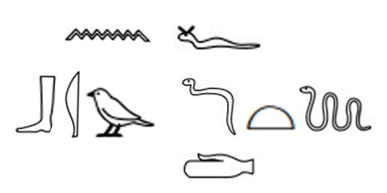
#> input picture experiments/bad_evil_snake.png, 387 x 193 px
$ jupyter execute --allow-errors predictionscropped.ipynb
#> lines starting #> are read from the running program, lines starting #| are printed output that depends on the picture; after the words box and inside, x2 and y2 are one past the last pixel; in counts of white or black regions, pixels touching at a corner belong together
### matching_algorithm3.py
from fuzzywuzzy import process
from fuzzywuzzy import fuzz

str_list0={
        "Mouth": ['D021'],"House": ['O001'],"Man and his occupation": ['A001'],"King": ['A040'],"Sun": ['N005'],"Motion": ['D054'],
        "Small bird used for bad,weak, or little things": ['G037'],"Ton,Village": ['O049'],
        "Eating,speaking or Metaphorically (emotions,attitude,thinking)": ['A002'],
        "king of Upper Egypt": ['M023'],"King's adviser, Royal intimate": ['M024'],"Vulture": ['G001'],"Beat, srike, smite": ['A025'],
        "Re or Ra": ['C002'],"Seth": ['C007'],"Truth, righteousness,justice, right doing" : ['C010'],"Heh (section of a phyle)": ['C011'],
        "Daughter, daughter in law, granddaughter": ['Q001'],"Lion, lion shaped image (of king), sphinx": ['E022'],"Master, Lord": ['E023'],
        "Selket": ['L007']
}

str_list1={
        "Army": ['A012 Z003'],"Found defective (of text)": ['G028 D003'],"Reporter,Herald": ['F025 G017'],"Chamberlain": ['W017 G017'],
        "raise": ['A009 A024'],"load": ['A009 D036'],"Build, fashion(men)": ['A035 A024'],"Many, numerous,much": ['I002 G001'],
        "A type of wine": ['G051 W051'],"Among, therein": ['G018 D039'],"Place of truth, tomb, necropolis": ['Q001 H006'],
        "Tomb": ['Q001 O001'],"Lion": ['E023 Z001'],"Selket, Scorpion": ['L007 X001'],"To hinder": ['V007 D036']
}

str_list2={
        "walk": ['O001 D021 D054'],"Silent": ['W011 D021 A002'],"Think": ['V031 G001 A002'],"Women": ['O034 X001 B001'],
        "Women, Wife": ['N042 X001 B001'],"Daughter": ['X001 G039 B001'],"Slave": ['O029A X001 B001'],"Fall out (of hair)": ['G043 D003 N037'],
        "Blind": ['N037 Q003 D004'],"Wakeful": ['N037 Q003 D004'],"Write": ['S029 D066 F046A'],"Priest": ['D060 N035A A001'],
        "God's father": ['T007A X001 I009'],"Lector priest": ['V028 W005 D058'],"Soldier of the town regment": ['S034 O049 N035'],
        "Governor, mayor of the town": ['F004 D036 A003'],"King's seal-bearer": ['L002 X001 S019'],"Ptah": ['Q003 X001 V028'],
        "Sebek or Sobek": ['S029 D058 V031'],"Ra or Re": ['D021 D036 N005'],"Seker or Soker": ['O034 V031 D021'],"work": ['A009 X001 D028'],
        "Bricklayer,Potter": ['A035 A024 A001'],"Multitude, many": ['I002 A001 Z002'],"Official": ['A021 D021 S029'],
        "Herdsman": ['A024 G043 D040'],"Innumerable": ['C011 Z001 Z003'],"The two ladies ( Nekhbet and Wadjet)": ['G016 G007 G007'],
        "Giraffe": ['G018 Z004 F027'],"Authority": ['Q001 D002 D021'],"Affection": ['Q001 F034 Z001'],
        "Two lion gods(Tefnut & Shu), Ruty(god)": ['E023 E023 M017'],"Warehosue, storehouse, Labour establishment, ergastulum": ['E023 O001 D036'],
}

str_list3={
        "Soker (The god)": ['O004 V031 D021 A040'],"Day": ['O004 D021 G001 N005'],"Send": ['O004 G001 D058 D054'],
        "winter season": ['O001 D021 X001 N005'],"Bad,evil": ['D058 T035 G037A N035'],"Qis (Place-name)": ['X007 T035 S029 O049'],
        "Call out": ['T035 S029 N035 A002'],"Recount": ['S029 D046 I010 A002'],"Hungry": ['V028 D021 X007 A002'],
        "Drink": ['VS029 D021 G037A A002'],"Eat": ['E034 N035 G017 A002'],"Hair": ['V007 N035 Z004 D003'],
        "Grey-haired": ['S029 O040 G017 D003'],"Complexion": ['T035 N035 E034 D003'],
        "Look": ['V007 N035 Z004 D003'],"Record royal titulary": ['G043 N035 D046 D066'],"king of Upper and Lower Egypt": ['M023 X001 X001 L002'],
        "Keeper of the royal diadem": ['A048 F035 X001 F004'],"Heket": ['V028 X001 X007 A041'],
        "To injure,to harm, denounce": ['G001 D036 D036 D006'],"A tree": ['G001 D036 D036 M001A'],
        "Well to do person, King of the birds": ['I002 Z002 G039 Z003'],"Statue": ['A021 U033 D033 N035'],
        "Utterance, recitation": ['A025 N023 N035 Z001'],"Cash payment": ['Q001 O004 G001 A009'],"Magazine": ['E023 O001 D036 Z002'],
        "A fish": ['E023 K001 D036 T030'],"Breast, chest, upper body": ['V007 D058 X001 F051']
}

str_list4={
        "Tired": ['G037 D021 D046 A007 G037A'],"Faint": ['D058 N037 D046 A007 G037A'],"Goddess": ['T007A X001 D021 X001 B001'],
        "Mourn": ['M017 G001 V031 D058 D003'],"Serpent": ['V028 G001 I009 G043 I014'],"Snake": ['I010 D046 X001 I009 I014'],
        "Follower of the palace": ['T018 G037A O001 T001 O001'],"Sole companion": ['S029 S034 X001 T021 Z001'],
        "Anubis": ['T035 N035 Q003 G043 E016'],"Build": ['A035 Y001 A024 A001 Z002'],"Constructing (a boat)": ['G001 D036 D036 G043 D040'],
        "Throat": ['I002 Z002 X001 F051B I001'],"Garrulous, Chattering": ['I002 Z002 P008 G043 A002'],
        "Millions, a great number": ['C011 Z001 Z007 Z004 Z003'],"Flame": ['E023 M017 M017 Q007 D021'],
        "Gateway": ['E023 M017 M017 O007 D021'],"Court, Royal Household": ['V007 A021 M017 M017 Z002']
}

str_list5={
        "Skin": ['T035 N035 K001 T034 G017 D003'],"Foreigner": ['G001 D036 D036 F018 A002 A001'],"Courtier": ['A021 X001 V001 W024 N035 V007'],
        "Friend": ['A021 S029 G017 T034 N035 AA001'],"Combat": ['A024 N035 Z004 D021 D002 Z001'],"Widow": ['K005 G001 X001 D021 D003 B001'],
        "To tear asunder": ['G051 AA015 G051 AA015 Z009 D040'],"Capable": ['G051 AA015 Y001 D046 X001 Z001'],
        "Double throne": ['Q001 G043 X001 X001 O001 Z003A'],"Court of law, hall, gateway, waiting place": ['E023 M017 M017 X001 D021 O001']
}

str_list6={
        "Infantry": ['Y005 N035 I009 G001 X001 A012 Z003'],"General-in-chief": ['G017 Z015 D021 A011 Z003 D021 G037A'],
        "Jars, Containers": ['G001 D036 D036 G043 D040 X001 W023'],
}

str_list7={
        "Builder of walls": ['A035 D040 M017 K001 N035 D058 O036 A001'],
        "Ship part": ['A024 Z007 M017 K001 K001 N035 Z007 Z003A'],
}

str_list8={
        "Noisy": ['I002 G001 Z002 AA001 D021 E023 G043 P008 A002'],
        "Courtiers": ['I002 A001 Z002 A021 X001 V001 W024 N035 V007'],
}


def dictionary_matching(top1,choose_dictionary_list):
    str_list="str_list"+str(choose_dictionary_list)
    dictionary_list=globals()[str_list]

    match_ratios = process.extract(top1, dictionary_list, scorer=fuzz.token_sort_ratio)
    print(match_ratios)

    best_match = process.extractOne(top1, dictionary_list, scorer=fuzz.token_sort_ratio)
    print(best_match)

    return best_match[2]

### matching_algorithm_pronunciation.py

##############PRONUNCIATION#######################
def dictionary_matching_pronunciation(top1):
    str_list_pronunce={
        'پر':"O001",'ر':"D021",'بري':"O001 D021 D054","پرت":'O001 D021 X001 N005','جر':"W011 D021 A002",'نيس':"T035 S029 N035 A002",
        'ممي':'G018 Z004 F027', 'بري':"D021 O001 D055",'عنن':"D055",'ون':"E034",'دوع':"N014", 'م':"G017",
    }

    key_list_pronunciation=list(str_list_pronunce.keys())
    val_list_pronunciation=list(str_list_pronunce.values())

    if top1 not in val_list_pronunciation:
        message="لا يوجد صوت"
    else:
        ind_pronunciation=val_list_pronunciation.index(top1)
        message=key_list_pronunciation[ind_pronunciation]


    return message

### predictionscropped.ipynb
[cell 1]
# loaded_model = pickle.load("squeezenetfinetuned.pkl")
import sklearn
import numpy as np
import joblib
import pickle
import torch

#Basma
# classifer = joblib.load("C:/Users/basma/Fourth Year/Graduation_Project/squeezenetfinetuned.pkl")

#Bassem
# classifer = joblib.load("squeezenetuntrained.pkl")

#> (the rest of this cell did not finish here and is left out)

[cell 2]
import cv2
import numpy as np

deleteCounterImage = 0

# Set threshold values for binary image and blob analysis
binary_threshold = 50
blob_min_area = 100

# Load the input image
image = cv2.imread("experiments/bad_evil_snake.png")
#> image is the input picture: shape (193, 387, 3); mean B, G, R 243.4, 243.4, 243.5

# Convert image to grayscale
gray = cv2.cvtColor(image, cv2.COLOR_BGR2GRAY)

# Apply Otsu's thresholding method to get a binary image
_, threshold = cv2.threshold(gray, 0, 255, cv2.THRESH_BINARY + cv2.THRESH_OTSU)
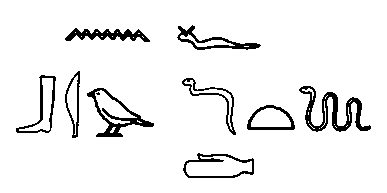
#> threshold: shape (193, 387); 93.6% white; 10 black regions (1 under 20 px), largest, box (x1, y1, x2, y2) and area: (299, 86, 371, 132) 1033, (87, 88, 154, 137) 758, (65, 28, 150, 42) 585

# Invert the binary image
binary = cv2.bitwise_not(threshold)
#> binary: shape (193, 387); 6.4% white; 10 white regions (1 under 20 px)

# Perform blob analysis
contours, hierarchy = cv2.findContours(binary, cv2.RETR_EXTERNAL, cv2.CHAIN_APPROX_SIMPLE)
#> contours = 9 contours; largest, box (x1, y1, x2, y2) and area: (183, 153, 254, 178) 1318, (87, 88, 154, 137) 1269, (299, 86, 371, 132) 934, (247, 105, 295, 130) 877, (16, 75, 56, 133) 872

# Sort contours by x-coordinate and then by y-coordinate
# contours = sorted(contours, key=lambda c: (cv2.boundingRect(c)[0], cv2.boundingRect(c)[1]))
# Sort contours from top to bottom and left to right
contours = sorted(contours, key=lambda c: (cv2.boundingRect(c)[1], cv2.boundingRect(c)[0]))

# Iterate over the sorted contours
for i, contour in enumerate(contours):

    # Check if the area of the contour is large enough to be considered an object
    if cv2.contourArea(contour) > blob_min_area:
        # Get bounding box coordinates
        x, y, w, h = cv2.boundingRect(contour)

        # Crop the image using the bounding box coordinates
        crop_img = image[y:y+h, x:x+w]
        # Save the cropped image to a file
        filename = f"crop_{i}.png"
        cv2.imwrite(filename, crop_img)
#> this loop made 9 passes
#> (x, y, w, h, filename) on passes 1 to 9: (177, 25, 84, 25, 'crop_0.png'), (65, 28, 85, 14, 'crop_1.png'), (65, 71, 15, 67, 'crop_2.png'), (16, 75, 40, 58, 'crop_3.png'), (182, 78, 54, 57, 'crop_4.png'), (299, 86, 72, 46, 'crop_5.png'), (87, 88, 67, 49, 'crop_6.png'), (247, 105, 48, 25, 'crop_7.png'), (183, 153, 71, 25, 'crop_8.png')
#> pass 1, `crop_img = image[y:y+h, x:x+w]`:
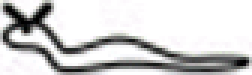
#> crop_img: shape (25, 84, 3) (shown 3 times larger); mean B, G, R 206.2, 206.1, 206.3

[cell 3]
from PIL import Image, ImageFilter
import glob

image_array = []
image_files = glob.glob("*crop*.png")
for i, image_file in enumerate(image_files):

    print("ana: ",i)
    # Load the input image
    image1 = cv2.imread(image_file)

    # Get the original dimensions of the image
    height, width, _ = image1.shape

    # Calculate the aspect ratio of the image
    aspect_ratio = width / height

    # Set the desired output size (height or width)
    output_size = 224

    # Calculate the other dimension based on the aspect ratio
    if width > height:
        new_width = output_size
        new_height = int(new_width / aspect_ratio)
    else:
        new_height = output_size
        new_width = int(new_height * aspect_ratio)

    # Resize the image
    resized_image = cv2.resize(image1, (new_width, new_height))

    # Calculate the coordinates to copy the resized image onto the new image
    x_offset = int((output_size - new_width) / 2)
    y_offset = int((output_size - new_height) / 2)

    # Save the resized image to a file
    cv2.imwrite(f"resize{i}.png", resized_image)

    # Load the resized image from file
    resized_image = cv2.imread(f"resize{i}.png")

    # Convert image to grayscale
    gray = cv2.cvtColor(resized_image, cv2.COLOR_BGR2GRAY)
    # Apply Otsu's thresholding method to get a binary image
    thresh = cv2.threshold(gray, 0, 255, cv2.THRESH_OTSU + cv2.THRESH_BINARY)[1]
    # Invert the binary image
    inv = cv2.bitwise_not(thresh)
    # Save the segmented image to a file
    cv2.imwrite(f"seg_img{i}.png", inv)
    # Load the segmented image from file
    seg_img = cv2.imread(f"seg_img{i}.png")

    # Create a new blank image with the desired output size
    new_image = np.zeros((output_size, output_size, 3), np.uint8)
    new_image[:, :] = (0, 0, 0)  # fill with black pixels

    # Copy the segmented image onto the new image with black pixels
    new_image[y_offset:y_offset+new_height, x_offset:x_offset+new_width] = seg_img

    # Save the new image to a file
    cv2.imwrite(f"final{i}.png", new_image)
    deleteCounterImage = deleteCounterImage+1
    image_array.append(new_image)

[cell 4]
import torchvision.transforms as transforms
from PIL import Image
from PIL import ImageFile
import cv2

results = ""
#Basma
for i in range(deleteCounterImage):
    print(deleteCounterImage)
    input_image = Image.open(f'final{i}.png').convert('RGB')
    # input_image = Image.open('C:/Users/basma/Fourth Year/Graduation_Project/SegmentedDatasetAgain/train/A040/A040_1.png').convert('RGB')
    #Bassem
    # input_image = Image.open('D:/Ahmed Bassem/MIU/Year 4/Graduation Project/Datasets/SegmentedDataset/SegmentedDataset/test/O001/O001_1.png').convert('RGB')

    preprocess = transforms.Compose([
        transforms.Resize(256),
        transforms.CenterCrop(224),
        transforms.ToTensor(),
        transforms.Normalize(mean=[0.485, 0.456, 0.406], std=[0.229, 0.224, 0.225]),
        # transforms.Pad(50),
    ])
    input_tensor = preprocess(input_image)
    # input_tensor = preprocess(Image.fromarray(i))
    input_batch = input_tensor.unsqueeze(0)
    if torch.cuda.is_available():
        input_batch = input_batch.to('cuda')
        model.to('cuda')

    with torch.no_grad():
        output = model(input_batch)

    # Tensor of shape 1000, with confidence scores over Aegyptos' 1072 classes
    print(output[0])
    # The output has unnormalized scores. To get probabilities, you can run a softmax on it.
    probabilities = torch.nn.functional.softmax(output[0], dim=0)

    # Read the categories
    #Basma
    with open("classes_names.txt", "r") as f:

    #Bassem
    # with open("D:/Ahmed Bassem/MIU\Year 4/Graduation Project/classes_names.txt", "r") as f:
        categories = [s.strip() for s in f.readlines()]
    # Show top categories per image
    top5_prob, top5_catid = torch.topk(probabilities, 5)
    for i in range(top5_prob.size(0)):
        print(categories[top5_catid[i]], top5_prob[i].item())

    top1 = categories[top5_catid[0]]
    print(top1)

    class_name = 'T035'
    class_index = categories.index(class_name)
    class_prob = probabilities[class_index] * 100
    print(f"Percentage of confidence for {class_name}: {class_prob:.2f}%")

    # results = results + top1 + " "
    results += " "+ top1
updated_results = results.replace(" ", "", 1)
    # results.append(top1)
print(updated_results)
choose_dictionary_list=deleteCounterImage-1
print(choose_dictionary_list)

[cell 5]
# [5 lines of commented-out code are left out]

[cell 6]
# import matching_algorithm as ma
# print(ma.dictionary_matching(updated_results))

##NEW CODE
import matching_algorithm3 as ma
#> (the rest of this cell did not finish here and is left out)


[cell 7]
import os

# Delete previously created images
cropImageRemovals = glob.glob("*crop*.png")
for i in range(deleteCounterImage):
    removeCrop = cropImageRemovals
    removeSegImg = f"seg_img{i}.png"
    removeFinal = f"final{i}.png"
    removeResize = f"resize{i}.png"
    try:
        os.remove(removeCrop[i])
        os.remove(removeSegImg)
        os.remove(removeFinal)
        os.remove(removeResize)
    except FileNotFoundError:
        pass

[cell 8]
import matching_algorithm_pronunciation as ma
print(ma.dictionary_matching_pronunciation(updated_results))

$ run again, with experiments/day.png copied over experiments/bad_evil_snake.png
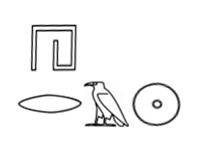
#> input picture experiments/day.png, 201 x 148 px
#> image is the input picture: shape (148, 201, 3); mean B, G, R 243.5, 243.5, 243.5
#> `_, threshold = cv2.threshold(gray, 0, 255, cv2.THRESH_BINARY + cv2.THR..`:
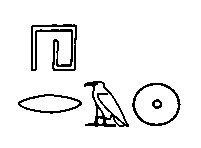
#> threshold: shape (148, 201); 93.4% white; black in thin lines or dots, all inside (x1, y1, x2, y2) = (18, 24, 181, 127)
#> contours = 4 contours; box (x1, y1, x2, y2) and area: (132, 83, 181, 126) 1571, (84, 81, 129, 127) 1029, (31, 24, 77, 71) 874, (18, 94, 82, 114) 835
#> the loop `for i, contour in enumerate(contours):` made 4 passes
#> (x, y, w, h, filename) on passes 1 to 4: (31, 24, 46, 47, 'crop_0.png'), (84, 81, 45, 46, 'crop_1.png'), (132, 83, 49, 43, 'crop_2.png'), (18, 94, 64, 20, 'crop_3.png')
#> pass 3, `crop_img = image[y:y+h, x:x+w]`:
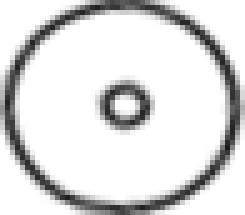
#> crop_img: shape (43, 49, 3) (shown 5 times larger); min 27, max 255, mean 220.4
